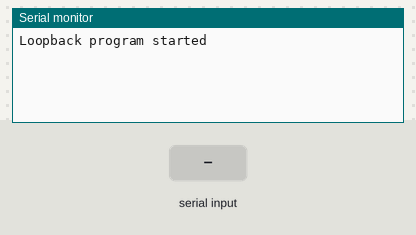
Simulated run of this sketch. Board: ESP32. Shown: the last lines printed to the serial monitor. Inputs (shaded band) come from the test bench.

Above: at 2.2 s.
2.3 s: "1" received over the second serial link
At 3.3 s:
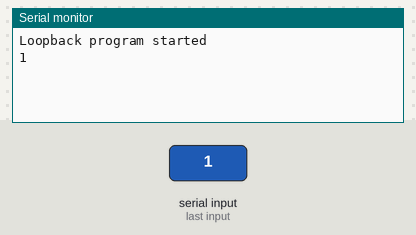
3.8 s: "0" received over the second serial link
At 4.5 s:
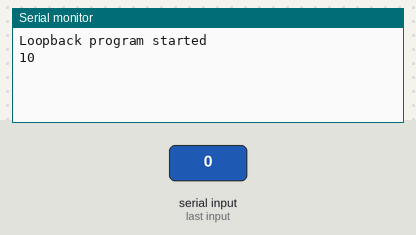

Measured:
- after the input at 2.3 s, the serial monitor: prints a new line at once (image 1)
- after the input at 3.8 s, the serial monitor: prints a new line at once (image 2)

The sketch:

SimSerial.ino
```cpp
 #define RXD2 16
 #define TXD2 17

 void setup() {
   Serial.begin(115200);
   Serial2.begin(115200, SERIAL_8N1, RXD2, TXD2);
   delay(1000);
   Serial.println("Loopback program started");
 }
 void loop() {
   if(Serial.available()){
    //  Serial.write("-");
     Serial2.write(Serial.read());
   }
   if(Serial2.available()){
    //  Serial.write(".");
     Serial.write(Serial2.read());
   }
 }

 //AT Command Simple Set up

 /*
 AT : Reply OK, berhasil
 AT+IPR=115200 : Set Baud rate
 ATI : Informasi device
 AT+COPS=? : Bisa ke jaringan apa aja
 AT+COPS? : Sekarang konek kemana
 AT+CSQ : Kualitas Sinyal
 AT+SAPBR=3,1,"CONTYPE","GPRS"
 */
```
